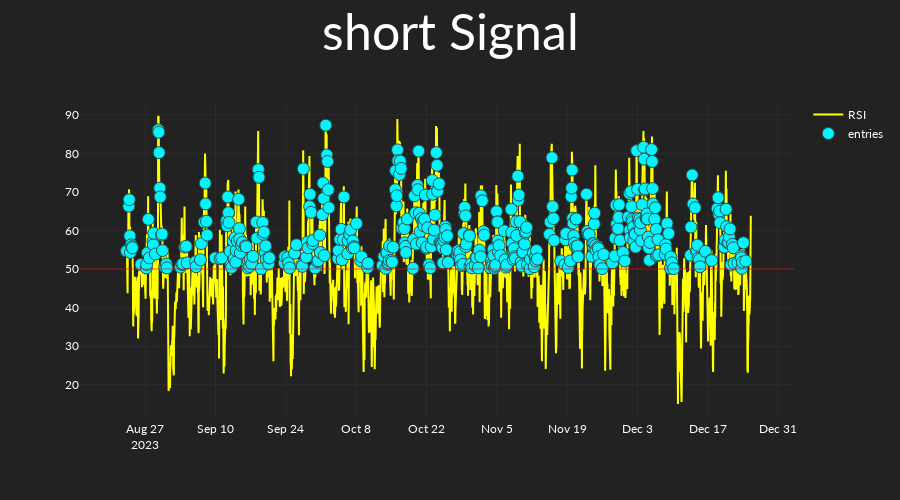

Notebook code cell kept with this figure:
### Code cell
short_strat = RSIRisingFalling(
    long_short="short",
    rsi_length=np.array([14]),
    rsi_is_above=np.arange(50, 76, 5),
)
short_strat.set_entries_exits_array(
    candles=candles,
    ind_set_index=0,
)
short_strat.plot_signals(candles=candles)

### Figure 1 — Plotly figure (JSON) as saved in the notebook; plotly's stock layout.template omitted (floating-point values rounded to 4 significant figures; data arrays with more than 128 entries replaced by an {"elided": "..."} marker saying what was removed)
{"data": [{"line": {"color": "yellow"}, "name": "RSI", "type": "scatter", "x": {"elided": "3000 str values"}, "y": {"elided": "3000 float values"}}, {"marker": {"color": "#00F6FF", "line": {"color": "DarkSlateGrey", "width": 1}, "size": 12, "symbol": "circle"}, "mode": "markers", "name": "entries", "type": "scatter", "x": {"elided": "3000 str values"}, "y": {"elided": "3000 float values"}}], "layout": {"height": 500, "shapes": [{"line": {"color": "red"}, "opacity": 0.3, "type": "line", "x0": 0, "x1": 1, "xref": "x domain", "y0": 50, "y1": 50, "yref": "y"}], "title": {"font": {"size": 50}, "text": "short Signal", "x": 0.5, "xanchor": "center"}, "xaxis": {"rangeslider": {"visible": false}}}}
